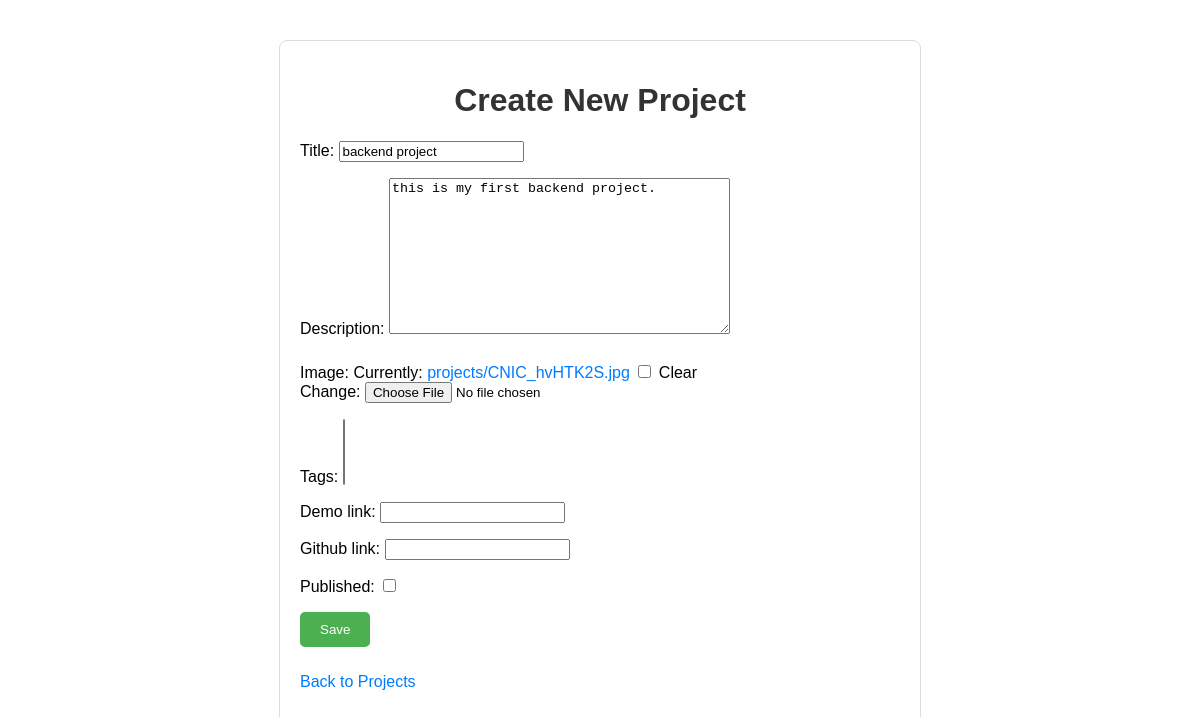
The page /accounts/projects/7/edit/ on the database its author committed.
### accounts/models.py (models this page shows, shortened)
class Project(models.Model):
    owner = models.ForeignKey(CustomUser, on_delete=models.CASCADE, null=True, blank=True)
    title = models.CharField(max_length=200)
    slug = models.SlugField(unique=True, blank=True)
    description = models.TextField()
    image = models.ImageField(upload_to='projects/', blank=True, null=True)
    tags = models.ManyToManyField(Tag, blank=True)
    demo_link = models.URLField(blank=True, null=True)
    github_link = models.URLField(blank=True, null=True)
    published = models.BooleanField(default=False)
    updated_at = models.DateTimeField(auto_now=True)
    created = models.DateTimeField(auto_now_add=True)

### accounts/views.py (the view)
# urls.py: path('projects/<int:pk>/edit/', views.update_project, name='update_project'),
def update_project(request, pk):
    project = get_object_or_404(Project, pk=pk)
    if request.method == 'POST':
        form = ProjectForm(request.POST, request.FILES, instance=project)
        if form.is_valid():
            form.save()
            return redirect('project_list')
    else:
        form = ProjectForm(instance=project)
    return render(request, 'accounts/project_form.html', {'form': form})

### accounts/forms.py (shortened to what this page needs)
class ProjectForm(forms.ModelForm):
    class Meta:
        model=Project
        fields=[
            'title',
            'description',
            'image',
            'tags',
            'demo_link',
            'github_link',
            'published'
        ]

### accounts/templates/accounts/project_form.html (shortened to what this page needs)
<!DOCTYPE html>
<html lang="en">
<head>
</head>
<body>
  <h1>Create New Project</h1>
  <form method="POST" enctype="multipart/form-data">
    {{ form.as_p }}
    <button type="submit">Save</button>
  </form>
  <p><a href="{% url 'project_list' %}">Back to Projects</a></p>
</body>
</html>

### accounts/templates/accounts/project_form.html (style rules this page uses)
body { font-family: Arial, sans-serif; max-width: 600px; margin: 40px auto; padding: 20px; border: 1px solid #ddd; border-radius: 8px; }
h1 { text-align: center; color: #333; }
button { background-color: #4CAF50; color: white; border: none; padding: 10px 20px; cursor: pointer; border-radius: 5px; }
a { display: inline-block; margin-top: 10px; color: #007BFF; text-decoration: none; }

### rows shown on the page
Project: title "backend project", description "this is my first backend project."
